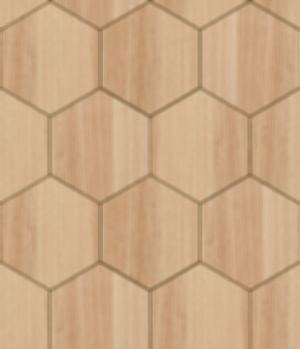
#> input picture 06-image-filtering/wood_blur.png, 300 x 349 px
$ python laplacian_sharpening.py   (older library calls are emulated)
#> lines starting #> are read from the running program, lines starting #| are printed output that depends on the picture
import cv2

# Read an image
img = cv2.imread("wood_blur.png")
#> img is the input picture: shape (349, 300, 3); mean B, G, R 132.5, 168.7, 203.1

# Apply Laplacian filter
laplacian = cv2.Laplacian(img, cv2.CV_64F)
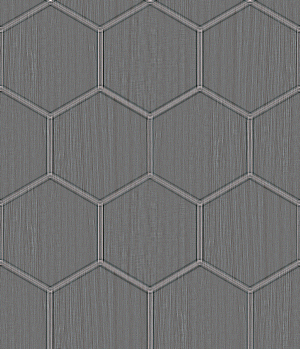
#> laplacian: shape (349, 300, 3) float64; mean B, G, R 0, 0, 0; drawn with min black and max white

# Add the Laplacian filter output to the original image
sharpened_img = cv2.add(img, laplacian, dtype=cv2.CV_8UC3)

# Display the results
cv2.imshow("Original Image", img)
cv2.imshow("Sharpened Image", sharpened_img)
cv2.waitKey(0)
cv2.destroyAllWindows()
